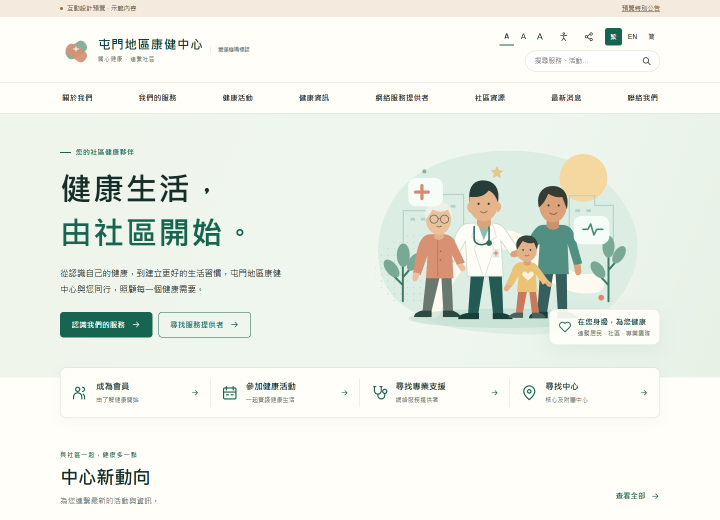
#> input picture documents/Website Mockup v1.0/previews/homepage-desktop-viewport.png, 1440 x 1040 px (shown at 1/2 size)
$ python preview-board.py
#> lines starting #> are read from the running program, lines starting #| are printed output that depends on the picture; after the words box and inside, x2 and y2 are one past the last pixel; in counts of white or black regions, pixels touching at a corner belong together
from pathlib import Path
from PIL import Image, ImageDraw, ImageFont, ImageFilter
root = Path(__file__).resolve().parent / 'previews'
board = Image.new('RGB', (1600, 1060), '#eef2eb')
d = ImageDraw.Draw(board)
font_root = Path('C:/Windows/Fonts')
def font(size, bold=False):
    return ImageFont.truetype(str(font_root / ('segoeuib.ttf' if bold else 'segoeui.ttf')), size)
d.text((46, 28), 'TMDHC', fill='#164c3c', font=font(33, True))
d.text((202, 35), 'Website design concept', fill='#33483e', font=font(24))
d.text((1300, 39), '21 OCT 2026  /  v1.0', fill='#596e62', font=font(17))
d.line((46, 91, 1554, 91), fill='#cbd6ca', width=1)
d.text((46, 112), 'TRADITIONAL CHINESE  /  DESKTOP', fill='#536a5b', font=font(15, True))
d.text((1220, 112), 'MOBILE', fill='#536a5b', font=font(15, True))
desktop = Image.open(root / 'homepage-desktop-viewport.png').convert('RGB')
#> desktop is the input picture: PIL image 1440x1040 RGB; mean R, G, B 235.7, 239.6, 231.7
desktop = desktop.resize((1110, 802), Image.Resampling.LANCZOS)
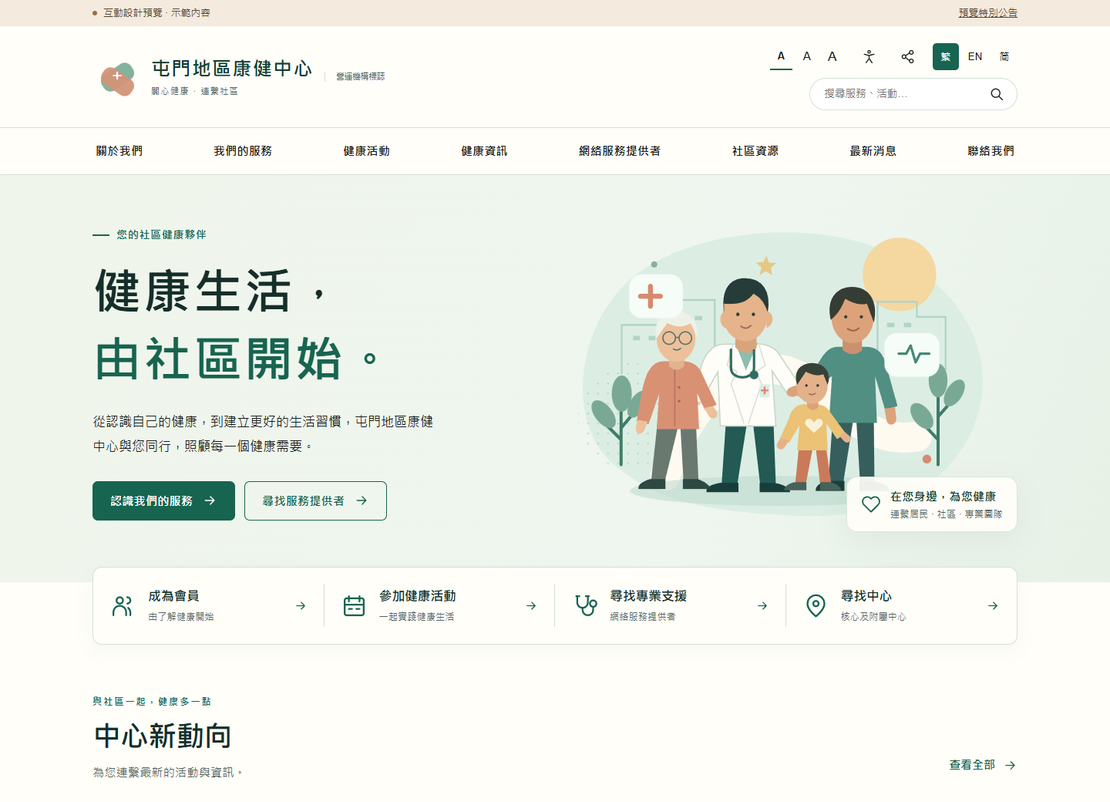
#> desktop: PIL image 1110x802 RGB; mean R, G, B 235.5, 239.5, 231.7
mobile = Image.open(root / 'homepage-mobile-viewport.png').convert('RGB')
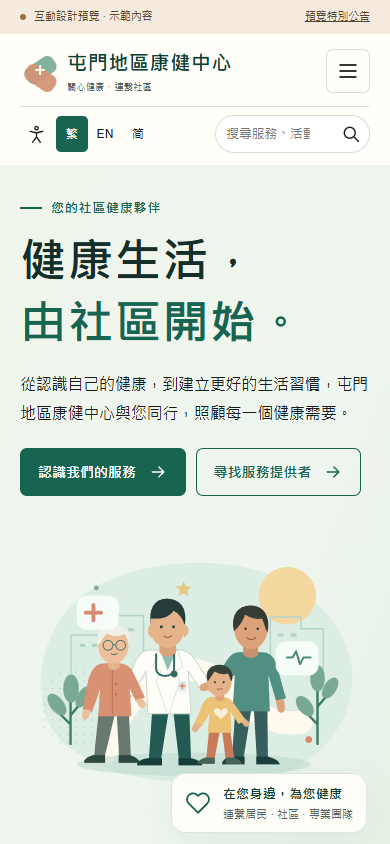
#> input picture documents/Website Mockup v1.0/previews/homepage-mobile-viewport.png, 390 x 844 px
#> mobile is the input picture: PIL image 390x844 RGB; mean R, G, B 219.3, 227.7, 218.2
mobile = mobile.resize((310, 671), Image.Resampling.LANCZOS)
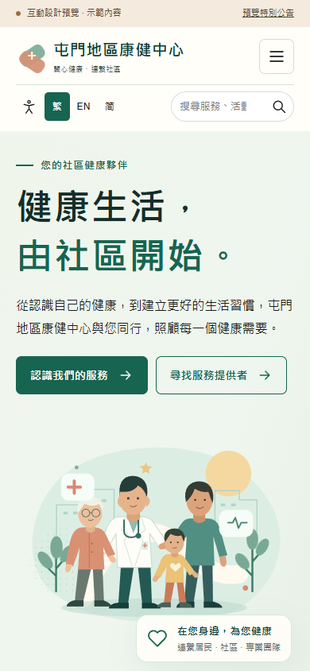
#> mobile: PIL image 310x671 RGB; mean R, G, B 219.1, 227.5, 218.1
def frame(img, x, y, radius):
#> called with x = 46, y = 150, radius = 12
    mask=Image.new('L',img.size,0)
#> mask: PIL image 1110x802 L; every value is 0
    ImageDraw.Draw(mask).rounded_rectangle((0,0,img.width-1,img.height-1),radius=radius,fill=255)
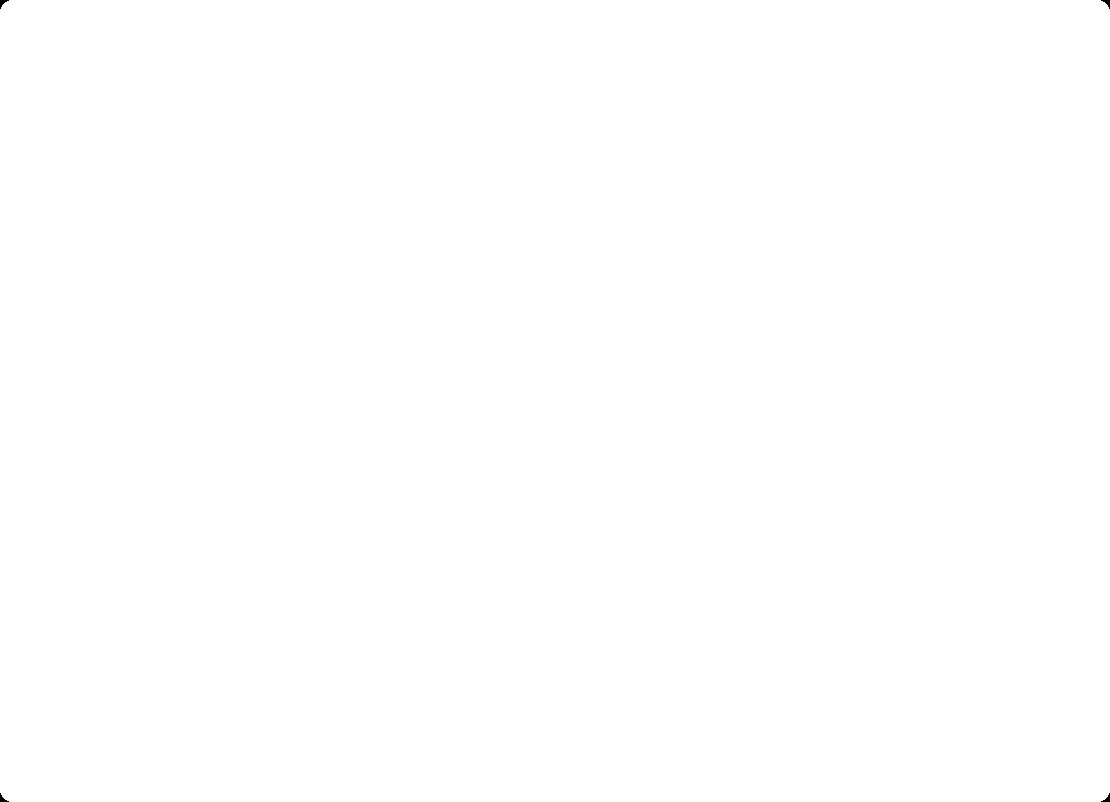
#> mask: PIL image 1110x802 L; 100% white; 4 black regions, box (x1, y1, x2, y2) and area: (0, 0, 9, 9) 34, (1101, 0, 1110, 9) 34, (0, 793, 9, 802) 34, (1101, 793, 1110, 802) 34
    shadow=Image.new('RGBA',board.size,(0,0,0,0))
#> shadow: PIL image 1600x1060 RGBA; every value is 0
    ImageDraw.Draw(shadow).rounded_rectangle((x+1,y+7,x+img.width+1,y+img.height+7),radius=radius,fill=(30,61,43,28))
    shadow=shadow.filter(ImageFilter.GaussianBlur(12))
    board.paste(shadow,(0,0),shadow)
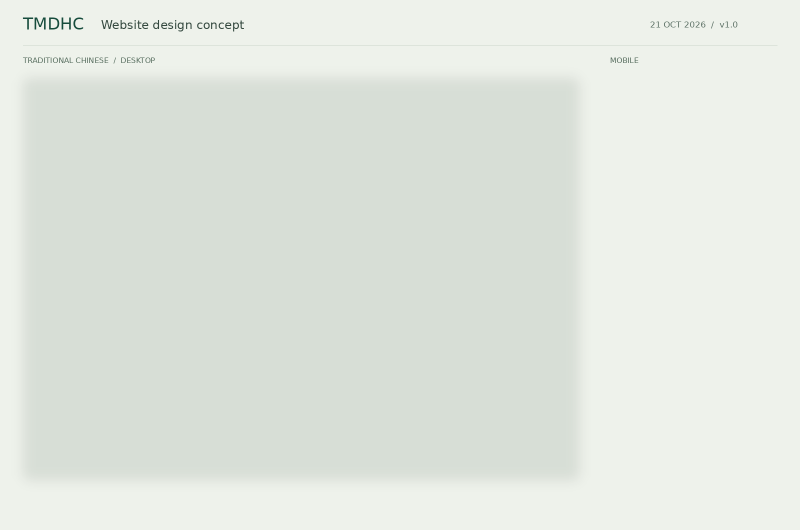
#> board: PIL image 1600x1060 RGB (shown at 1/2 size); mean R, G, B 225.4, 231, 223.5
    board.paste(img,(x,y),mask)
    ImageDraw.Draw(board).rounded_rectangle((x,y,x+img.width-1,y+img.height-1),radius=radius,outline='#d1dcd0',width=1)
frame(desktop,46,150,12)
frame(mobile,1220,150,22)
#> call 2 of frame, with x = 1220, y = 150, radius = 22
#> in frame (call 2), `mask=Image.new('L',img.size,0)`: mask: PIL image 310x671 L; every value is 0
#> in frame (call 2), `ImageDraw.Draw(mask).rounded_rectangle((0,0,img.width-1,img.height-1),..`:
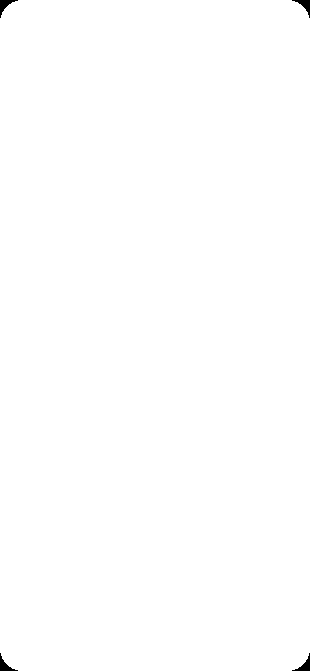
#> mask: PIL image 310x671 L; 99.8% white; 4 black regions, box (x1, y1, x2, y2) and area: (0, 0, 18, 18) 111, (292, 0, 310, 18) 111, (0, 653, 18, 671) 111, (292, 653, 310, 671) 111
d=ImageDraw.Draw(board)
d.text((1220, 851), 'Clear. Welcoming.', fill='#164c3c', font=font(22,True))
d.text((1220, 884), 'Connected to the community.', fill='#536a5b', font=font(18))
d.line((46, 984, 1554, 984), fill='#cbd6ca', width=1)
d.text((46, 1005), '42 localized pages  /  Responsive layouts  /  Provider filters  /  Reading preferences', fill='#536a5b', font=font(18))
board.save(root / 'mockup-overview.png')
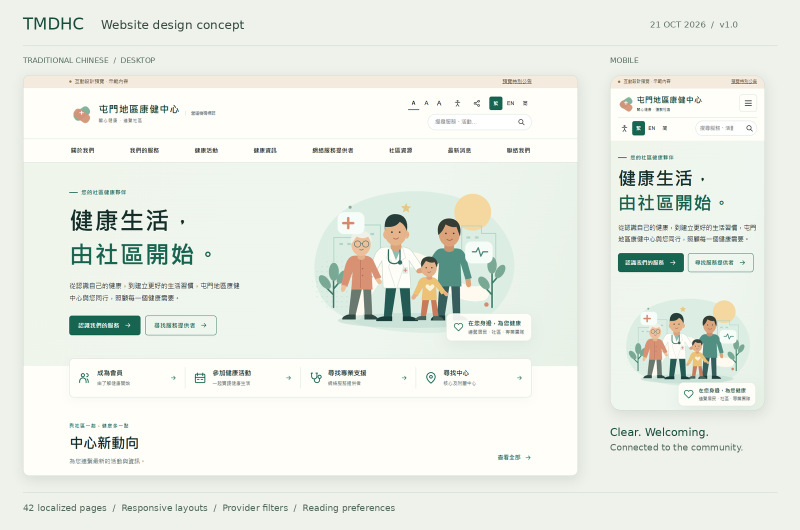
#> saved as mockup-overview.png: PIL image 1600x1060 RGB (shown at 1/2 size); mean R, G, B 232.9, 237.6, 229.8
print(root / 'mockup-overview.png')
